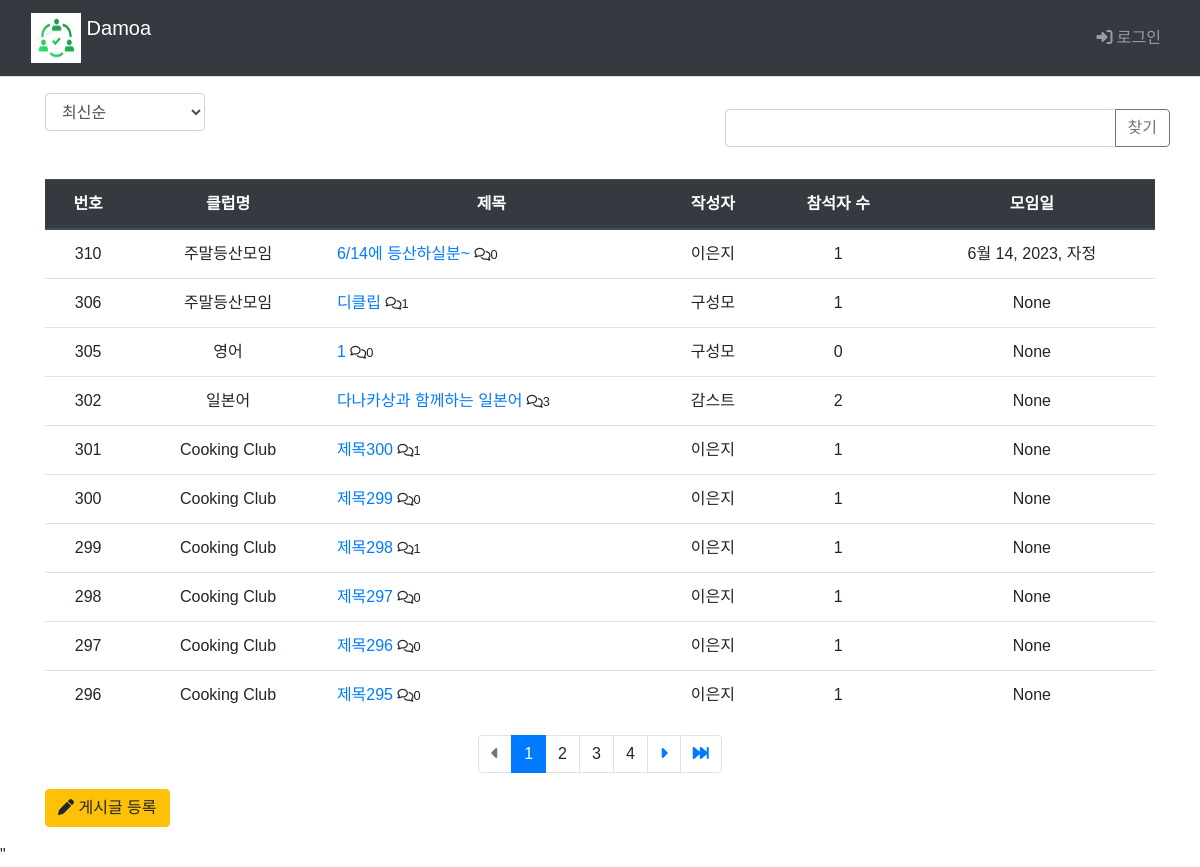
The app's page /main/board_list/, older data.
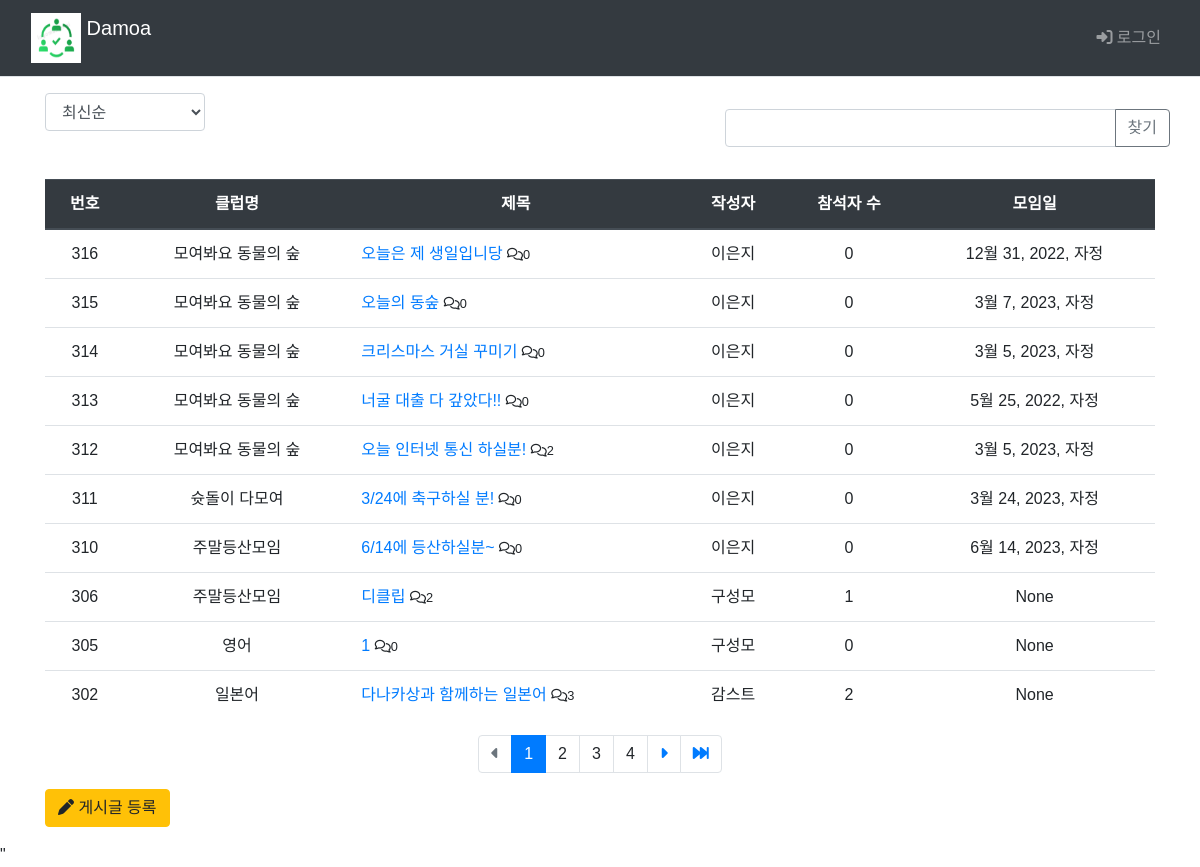
The same page, newer data.
### main/models.py (models this page shows, shortened)
class Board(models.Model):
    club = models.ForeignKey(Club, on_delete=models.CASCADE)
    author = models.ForeignKey(settings.AUTH_USER_MODEL, on_delete=models.CASCADE, default=1, null=True, related_name='author_board')
    subject = models.CharField('제목', max_length = 200,
                               help_text='게시글의 제목을 한 줄로 작성하세요.')
    content = models.TextField('내용', help_text='내용을 상세히 작성하세요.')
    create_date = models.DateTimeField('생성일')
    modify_date = models.DateTimeField(null=True, blank=True)
    voter=models.ManyToManyField(settings.AUTH_USER_MODEL, related_name='voter_board')
    event_date = models.DateTimeField('모임일',null=True, blank=True)

class Club(models.Model):
    class category(models.TextChoices):
        from django.utils.translation import gettext_lazy as _
        COOK = 'CK', _('Cook')
        CULTURE = 'CT', _('Culture')
        GAME = 'GA', _('Game')
        LANGUAGE = 'LA', _('Language')
        MUSIC = 'MU', _('Music')
        OUTDOOR = 'OD', _('Outdoor')
        SPORTS = 'SP', _('Sports')
    category = models.CharField(
        max_length=10,
        choices = category.choices,
        null=True
    )
    name=models.TextField('클럽이름')
    author = models.ForeignKey(settings.AUTH_USER_MODEL, on_delete=models.CASCADE, default=1, null=True, related_name='author_club')
    def __str__(self):
        return self.name

### common/models.py (models this page shows)
class CustomUser(AbstractBaseUser, PermissionsMixin) :
    email = models.EmailField(blank=True, unique=True, default='')
    username = models.CharField(max_length = 15, unique=True)
    name = models.CharField(max_length=15)
    age = models.IntegerField()
    ad = models.CharField(max_length=50)
    is_active = models.BooleanField(default=True)
    is_superuser = models.BooleanField(default=True)
    is_staff = models.BooleanField(default=True)
    date_joined = models.DateTimeField(default=timezone.now)
    last_login = models.DateTimeField(blank=True, null=True)
    objects = CustomUserManager()
    USERNAME_FIELD = 'username'
    REQUIRED_FIELD = ['name']
    class Meta :
        ordering = ['-date_joined']
        verbose_name = 'User'
        verbose_name_plural = 'User'

### main/views.py (the view, shortened to what this page needs)
# urls.py: path('main/board_list/', views.board_list, name='board_list'),
def board_list(request):
    page = request.GET.get('page', '1')  # 페이지
    kw = request.GET.get('kw', '')  # 검색어
    so = request.GET.get('so', 'recent') # 정렬 기준 / default 최신순
    if so == 'recent':
        board_list = Board.objects.order_by('-create_date')
    elif so == 'late':
        board_list = Board.objects.order_by('create_date')
    elif so == 'recommend':
        board_list = Board.objects.annotate(
            num_voter = Count('voter')).order_by('-num_voter', '-create_date')
    elif so == 'popular':
        board_list = Board.objects.annotate(
            num_reply = Count('reply')).order_by('-num_reply', '-create_date')
    else : # 위 경우 제외 board_id 역순정렬
        board_list = Board.objects.order_by('-id')
    paginator = Paginator(board_list, 10)  # 페이지당 10개
    page_obj = paginator.get_page(page)
    context = {'board_list':page_obj, 'page':page, 'kw':kw, 'so':so}
    return render(request, 'main/board_list.html', context)

### templates/main/board_list.html (shortened to what this page needs)
{% extends 'base.html' %}
{% load static %}
{% load main_filter %}
{% block content %}
  <div class="container my-3">
    <div class="row justify-content-between my-3">
      <div class="col-2">
        <select class="form-control so">
          <option value="recent" {% if so == 'recent' %} selected{% endif %}>
            최신순
          </option>
        </select>
      </div>
      <div class="row col-5 my-3">
          <div class="input-group">
            <input type="text" id="search_kw" class="form-control kw" value="{{ kw|default_if_none:'' }}">
            <div class="input-group-append">
              <button class="btn btn-outline-secondary" type="button" id="btn_search">찾기</button>
            </div>
          </div>
      </div>
  </div>
    <table class="table ">
      <thead>
        <tr class="text-center thead-dark">
          <th>번호</th>
          <th>클럽명</th>
          <th style="width:30%">제목</th>
          <th>작성자</th>
          <th>참석자 수</th>
          <th>모임일</th>
        </tr>
      </thead>
      <tbody>
        {% if board_list %}
          {% for board in board_list %}
            <tr class="text-center">
              <td>{{board.id}}</td>
              <td>{{ board.club }}</td>
              <td class="text-left">
                <a href="{%url 'main:detail' board.id%}">{{board.subject}}</a>  <small><i class="fa-regular fa-comments"></i>{{board.reply_set.count}}</small>
              </td>
              <td>{{board.author.name}}</td>
              <td>{{board.voter.count}}</td>
              <td>{{board.event_date}}</td>
            </tr>
          {% endfor %}
        {% else %}
          게시글이 없습니다.
        {% endif %}
      </tbody>
    </table>
    <ul class="pagination justify-content-center">
      {% if board_list.has_previous %}
        <li class="page-item">
      <a class="page-link" href="#" data-page="1">
        <i class="fa-solid fa-backward-fast"></i>
      </a>
    </li>
    <li class="page-item">
      <a class="page-link" href="#" data-page="{{ board_list.previous_page_number }}">
        <i class="fa-solid fa-caret-left"></i>
      </a>
    </li>
      {% else %}
        <li class="page-item disabled">
          <a class="page-link" tabindex="-1" aria-disabled="true" href="#">
            <i class="fa-solid fa-caret-left"></i>
          </a>
        </li>
      {% endif %}
      {% for page_number in board_list.paginator.page_range %}
        {% if page_number >= board_list.number|add:-3 and page_number <= board_list.number|add:3 %}
          {% if page_number == board_list.number %}
            <li class="page-item active" aria-current="page">
              <a class="page-link" data-page="{{ page_number }}">
                {{ page_number }}
              </a>
            </li>
          {% else %}
            <li class="" page-item="page-item">
              <a class="page-link" data-page="{{ page_number }}">
                {{ page_number }}
              </a>
            </li>
          {% endif %}
        {% endif %}
      {% endfor %}
      {% if board_list.has_next %}
        <li class="page-item">
      <a class="page-link" href="#" data-page="{{ board_list.next_page_number }}">
        <i class="fa-solid fa-caret-right"></i>
      </a>
    </li>
    <li class="page-item">
      <a class="page-link" href="#" data-page="{{ board_list.paginator.num_pages }}">
        <i class="fa-solid fa-forward-fast"></i>
      </a>
    </li>
      {% else %}
        <li class="page-item disabled">
          <a class="page-link" tabindex="-1" aria-disabled="true" href="#">
            <i class="fa-solid fa-caret-right"></i>
          </a>
        </li>
      {% endif %}
    </ul>
    <a href="{%url 'main:board_create' %}" class="btn btn-warning">
      <i class="fa-solid fa-pen"></i>
      게시글 등록
    </a>
  </div>
  <form id="searchForm" method="get" action="{% url 'main:board_list' %}">
    <input type="hidden" id="so" name="so" value={{ so }}">"
  </form>
{% endblock %}

Row changes from the older to the newer data that the page shows:
no longer on this page (row unchanged): Board: id "301", club "Cooking Club", subject "제목300", reply_set.count "1", author.name "이은지", voter.count "1", event_date "None"
no longer on this page (row unchanged): Board: id "300", club "Cooking Club", subject "제목299", reply_set.count "0", author.name "이은지", voter.count "1", event_date "None"
no longer on this page (row unchanged): Board: id "299", club "Cooking Club", subject "제목298", reply_set.count "1", author.name "이은지", voter.count "1", event_date "None"
no longer on this page (row unchanged): Board: id "298", club "Cooking Club", subject "제목297", reply_set.count "0", author.name "이은지", voter.count "1", event_date "None"
no longer on this page (row unchanged): Board: id "297", club "Cooking Club", subject "제목296", reply_set.count "0", author.name "이은지", voter.count "1", event_date "None"
no longer on this page (row unchanged): Board: id "296", club "Cooking Club", subject "제목295", reply_set.count "0", author.name "이은지", voter.count "1", event_date "None"
added Board: id "316", club "모여봐요 동물의 숲", subject "오늘은 제 생일입니당", reply_set.count "0", author.name "이은지", voter.count "0", event_date "12월 31, 2022, 자정"
added Board: id "315", club "모여봐요 동물의 숲", subject "오늘의 동숲", reply_set.count "0", author.name "이은지", voter.count "0", event_date "3월 7, 2023, 자정"
added Board: id "314", club "모여봐요 동물의 숲", subject "크리스마스 거실 꾸미기", reply_set.count "0", author.name "이은지", voter.count "0", event_date "3월 5, 2023, 자정"
added Board: id "313", club "모여봐요 동물의 숲", subject "너굴 대출 다 갚았다!!", reply_set.count "0", author.name "이은지", voter.count "0", event_date "5월 25, 2022, 자정"
added Board: id "312", club "모여봐요 동물의 숲", subject "오늘 인터넷 통신 하실분!", reply_set.count "2", author.name "이은지", voter.count "0", event_date "3월 5, 2023, 자정"
added Board: id "311", club "슛돌이 다모여", subject "3/24에 축구하실 분!", reply_set.count "0", author.name "이은지", voter.count "0", event_date "3월 24, 2023, 자정"
computed for Board "6/14에 등산하실분~": voter.count "1" → "0"
computed for Board "디클립": reply_set.count "1" → "2"
